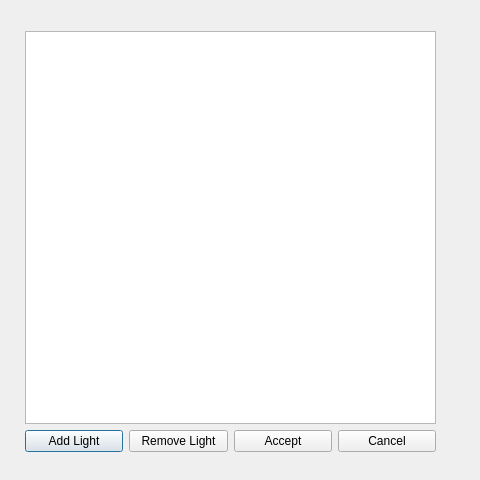
<?xml version="1.0" encoding="UTF-8"?>
<ui version="4.0">
 <class>editunits</class>
 <widget class="QDialog" name="editunits">
  <property name="geometry">
   <rect>
    <x>0</x>
    <y>0</y>
    <width>480</width>
    <height>480</height>
   </rect>
  </property>
  <property name="minimumSize">
   <size>
    <width>480</width>
    <height>480</height>
   </size>
  </property>
  <property name="maximumSize">
   <size>
    <width>480</width>
    <height>480</height>
   </size>
  </property>
  <property name="windowTitle">
   <string>Edit installed units</string>
  </property>
  <widget class="QWidget" name="">
   <property name="geometry">
    <rect>
     <x>25</x>
     <y>31</y>
     <width>411</width>
     <height>421</height>
    </rect>
   </property>
   <layout class="QVBoxLayout" name="verticalLayout">
    <item>
     <widget class="QTableWidget" name="tableWidget">
      <property name="editTriggers">
       <set>QAbstractItemView::NoEditTriggers</set>
      </property>
      <property name="selectionMode">
       <enum>QAbstractItemView::SingleSelection</enum>
      </property>
      <property name="selectionBehavior">
       <enum>QAbstractItemView::SelectRows</enum>
      </property>
     </widget>
    </item>
    <item>
     <layout class="QHBoxLayout" name="horizontalLayout">
      <item>
       <widget class="QPushButton" name="Add">
        <property name="text">
         <string>Add Light</string>
        </property>
       </widget>
      </item>
      <item>
       <widget class="QPushButton" name="remove">
        <property name="text">
         <string>Remove Light</string>
        </property>
       </widget>
      </item>
      <item>
       <widget class="QPushButton" name="ok">
        <property name="text">
         <string>Accept</string>
        </property>
       </widget>
      </item>
      <item>
       <widget class="QPushButton" name="cancel">
        <property name="text">
         <string>Cancel</string>
        </property>
       </widget>
      </item>
     </layout>
    </item>
   </layout>
  </widget>
 </widget>
 <resources/>
 <connections/>
</ui>
